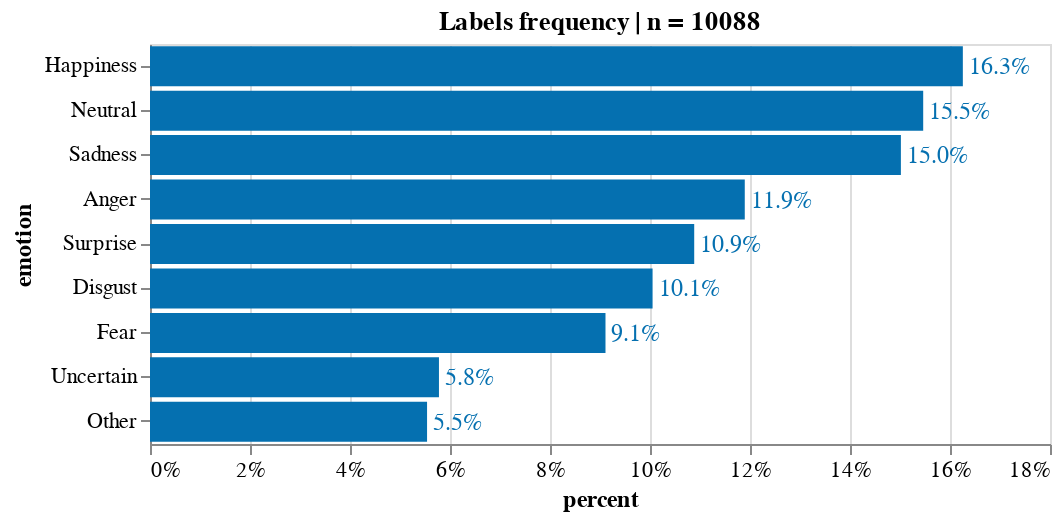

Source (notebook cell):
### Code cell
source = count_freq_labels(df_emo_answers, X="all") 

# save list of emotions words to avoid repeating this computation later
emotion_words_list = source['emotion'].str.lower().tolist()
# emotion_words_list.remove('other')

title = 'Labels frequency | n = '+ source['counts'].sum().astype(str)
X, Y = 'percent:Q', 'emotion:N'
w, h= 450, 200
txs, ls, ts = 12, 11, 12

chart_overall_per = simple_per_bar(
    source, title=title, X=X, Y=Y, \
    width=w, height=h, \
    text_size = txs, label_size = ls, title_size=ts)

chart_overall_per.display(renderer='svg')

### Figure 1 — Vega-Lite specification as saved in the notebook (floating-point values rounded to 4 significant figures)
{"config": {"view": {"continuousWidth": 400, "continuousHeight": 300}, "axis": {"labelFontSize": 11, "titleFontSize": 12}}, "layer": [{"mark": "bar", "encoding": {"color": {"condition": {"value": "orange", "test": "(datum.emotion === null)"}, "value": "#0570b0"}, "x": {"type": "quantitative", "axis": {"format": ".0%"}, "field": "percent"}, "y": {"type": "nominal", "field": "emotion", "sort": "-x"}}, "title": "Labels frequency | n = 10088"}, {"mark": {"type": "text", "align": "left", "baseline": "middle", "dx": 3, "fontSize": 12}, "encoding": {"color": {"condition": {"value": "orange", "test": "(datum.emotion === null)"}, "value": "#0570b0"}, "text": {"type": "quantitative", "field": "percent", "format": ".1%"}, "x": {"type": "quantitative", "axis": {"format": ".0%"}, "field": "percent"}, "y": {"type": "nominal", "field": "emotion", "sort": "-x"}}, "title": "Labels frequency | n = 10088"}], "data": {"name": "data-5aa6b80b8ce240902c7f82abe8ba4953"}, "height": 200, "width": 450, "$schema": "https://vega.github.io/schema/vega-lite/v4.8.1.json", "datasets": {"data-5aa6b80b8ce240902c7f82abe8ba4953": [{"counts": 1640, "emotion": "Happiness", "percent": 0.1626}, {"counts": 1560, "emotion": "Neutral", "percent": 0.1546}, {"counts": 1515, "emotion": "Sadness", "percent": 0.1502}, {"counts": 1200, "emotion": "Anger", "percent": 0.119}, {"counts": 1098, "emotion": "Surprise", "percent": 0.1088}, {"counts": 1014, "emotion": "Disgust", "percent": 0.1005}, {"counts": 919, "emotion": "Fear", "percent": 0.0911}, {"counts": 583, "emotion": "Uncertain", "percent": 0.05779}, {"counts": 559, "emotion": "Other", "percent": 0.05541}]}}
